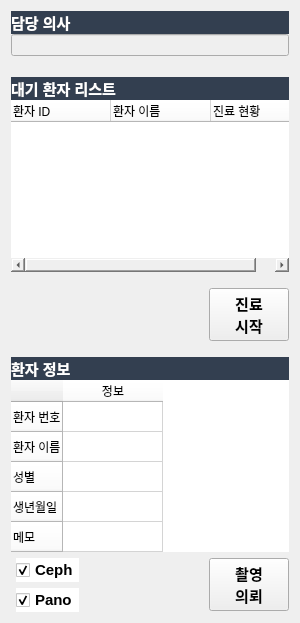
<?xml version="1.0" encoding="UTF-8"?>
<ui version="4.0">
 <class>PatientInfo</class>
 <widget class="QWidget" name="PatientInfo">
  <property name="geometry">
   <rect>
    <x>0</x>
    <y>0</y>
    <width>300</width>
    <height>623</height>
   </rect>
  </property>
  <property name="minimumSize">
   <size>
    <width>0</width>
    <height>0</height>
   </size>
  </property>
  <property name="maximumSize">
   <size>
    <width>16777215</width>
    <height>16777215</height>
   </size>
  </property>
  <property name="windowTitle">
   <string>Form</string>
  </property>
  <property name="styleSheet">
   <string notr="true">background-color: rgb(239, 239, 239);</string>
  </property>
  <layout class="QGridLayout" name="gridLayout">
   <item row="7" column="0">
    <layout class="QHBoxLayout" name="horizontalLayout">
     <item>
      <spacer name="horizontalSpacer_2">
       <property name="orientation">
        <enum>Qt::Horizontal</enum>
       </property>
       <property name="sizeType">
        <enum>QSizePolicy::Fixed</enum>
       </property>
       <property name="sizeHint" stdset="0">
        <size>
         <width>5</width>
         <height>20</height>
        </size>
       </property>
      </spacer>
     </item>
     <item>
      <layout class="QVBoxLayout" name="verticalLayout_4">
       <item>
        <widget class="QCheckBox" name="Ceph">
         <property name="font">
          <font>
           <pointsize>11</pointsize>
           <bold>true</bold>
          </font>
         </property>
         <property name="styleSheet">
          <string notr="true">background-color: rgb(255, 255, 255);</string>
         </property>
         <property name="text">
          <string>Ceph</string>
         </property>
         <property name="checked">
          <bool>true</bool>
         </property>
        </widget>
       </item>
       <item>
        <widget class="QCheckBox" name="Pano">
         <property name="font">
          <font>
           <pointsize>11</pointsize>
           <bold>true</bold>
          </font>
         </property>
         <property name="styleSheet">
          <string notr="true">background-color: rgb(255, 255, 255);</string>
         </property>
         <property name="text">
          <string>Pano</string>
         </property>
         <property name="checked">
          <bool>true</bool>
         </property>
        </widget>
       </item>
      </layout>
     </item>
     <item>
      <spacer name="horizontalSpacer_3">
       <property name="orientation">
        <enum>Qt::Horizontal</enum>
       </property>
       <property name="sizeHint" stdset="0">
        <size>
         <width>10</width>
         <height>20</height>
        </size>
       </property>
      </spacer>
     </item>
     <item>
      <widget class="QPushButton" name="Camerastart">
       <property name="font">
        <font>
         <pointsize>11</pointsize>
         <bold>true</bold>
        </font>
       </property>
       <property name="text">
        <string>촬영
의뢰</string>
       </property>
      </widget>
     </item>
    </layout>
   </item>
   <item row="5" column="0">
    <spacer name="verticalSpacer_3">
     <property name="orientation">
      <enum>Qt::Vertical</enum>
     </property>
     <property name="sizeType">
      <enum>QSizePolicy::Fixed</enum>
     </property>
     <property name="sizeHint" stdset="0">
      <size>
       <width>20</width>
       <height>10</height>
      </size>
     </property>
    </spacer>
   </item>
   <item row="2" column="0">
    <layout class="QVBoxLayout" name="verticalLayout_2">
     <property name="spacing">
      <number>0</number>
     </property>
     <item>
      <widget class="QLabel" name="label">
       <property name="font">
        <font>
         <pointsize>11</pointsize>
         <bold>true</bold>
        </font>
       </property>
       <property name="styleSheet">
        <string notr="true">background-color: rgb(51, 63, 80);


color: rgb(255, 255, 255);

</string>
       </property>
       <property name="text">
        <string>대기 환자 리스트</string>
       </property>
       <property name="margin">
        <number>4</number>
       </property>
      </widget>
     </item>
     <item>
      <widget class="QTreeWidget" name="WaitingList">
       <property name="font">
        <font>
         <pointsize>11</pointsize>
        </font>
       </property>
       <property name="styleSheet">
        <string notr="true">background-color: rgb(255, 255, 255);</string>
       </property>
       <property name="frameShape">
        <enum>QFrame::NoFrame</enum>
       </property>
       <property name="rootIsDecorated">
        <bool>false</bool>
       </property>
       <property name="headerHidden">
        <bool>false</bool>
       </property>
       <attribute name="headerVisible">
        <bool>true</bool>
       </attribute>
       <column>
        <property name="text">
         <string>환자 ID</string>
        </property>
       </column>
       <column>
        <property name="text">
         <string>환자 이름</string>
        </property>
       </column>
       <column>
        <property name="text">
         <string>진료 현황</string>
        </property>
       </column>
      </widget>
     </item>
    </layout>
   </item>
   <item row="6" column="0">
    <layout class="QVBoxLayout" name="verticalLayout_3">
     <property name="spacing">
      <number>0</number>
     </property>
     <item>
      <widget class="QLabel" name="label_2">
       <property name="font">
        <font>
         <pointsize>11</pointsize>
         <bold>true</bold>
        </font>
       </property>
       <property name="styleSheet">
        <string notr="true">background-color: rgb(51, 63, 80);


color: rgb(255, 255, 255);

</string>
       </property>
       <property name="text">
        <string>환자 정보</string>
       </property>
       <property name="margin">
        <number>4</number>
       </property>
      </widget>
     </item>
     <item>
      <widget class="QTableWidget" name="tableWidget">
       <property name="font">
        <font>
         <pointsize>11</pointsize>
        </font>
       </property>
       <property name="layoutDirection">
        <enum>Qt::LeftToRight</enum>
       </property>
       <property name="styleSheet">
        <string notr="true">background-color: rgb(255, 255, 255);
</string>
       </property>
       <property name="frameShape">
        <enum>QFrame::NoFrame</enum>
       </property>
       <property name="editTriggers">
        <set>QAbstractItemView::NoEditTriggers</set>
       </property>
       <property name="showGrid">
        <bool>true</bool>
       </property>
       <property name="gridStyle">
        <enum>Qt::SolidLine</enum>
       </property>
       <property name="cornerButtonEnabled">
        <bool>false</bool>
       </property>
       <attribute name="horizontalHeaderShowSortIndicator" stdset="0">
        <bool>false</bool>
       </attribute>
       <row>
        <property name="text">
         <string>환자 번호</string>
        </property>
       </row>
       <row>
        <property name="text">
         <string>환자 이름</string>
        </property>
       </row>
       <row>
        <property name="text">
         <string>성별</string>
        </property>
       </row>
       <row>
        <property name="text">
         <string>생년월일</string>
        </property>
       </row>
       <row>
        <property name="text">
         <string>메모</string>
        </property>
       </row>
       <column>
        <property name="text">
         <string>정보</string>
        </property>
       </column>
       <item row="0" column="0">
        <property name="text">
         <string/>
        </property>
        <property name="toolTip">
         <string extracomment="hjkhjk"/>
        </property>
        <property name="font">
         <font>
          <pointsize>11</pointsize>
         </font>
        </property>
       </item>
       <item row="1" column="0">
        <property name="text">
         <string/>
        </property>
        <property name="font">
         <font>
          <pointsize>11</pointsize>
         </font>
        </property>
       </item>
       <item row="2" column="0">
        <property name="text">
         <string/>
        </property>
        <property name="font">
         <font>
          <pointsize>11</pointsize>
         </font>
        </property>
       </item>
       <item row="3" column="0">
        <property name="text">
         <string/>
        </property>
        <property name="font">
         <font>
          <pointsize>11</pointsize>
         </font>
        </property>
       </item>
       <item row="4" column="0">
        <property name="text">
         <string/>
        </property>
        <property name="toolTip">
         <string/>
        </property>
        <property name="font">
         <font>
          <pointsize>11</pointsize>
         </font>
        </property>
        <property name="foreground">
         <brush brushstyle="NoBrush">
          <color alpha="255">
           <red>0</red>
           <green>0</green>
           <blue>0</blue>
          </color>
         </brush>
        </property>
       </item>
      </widget>
     </item>
    </layout>
   </item>
   <item row="1" column="0">
    <spacer name="verticalSpacer">
     <property name="orientation">
      <enum>Qt::Vertical</enum>
     </property>
     <property name="sizeType">
      <enum>QSizePolicy::Fixed</enum>
     </property>
     <property name="sizeHint" stdset="0">
      <size>
       <width>20</width>
       <height>15</height>
      </size>
     </property>
    </spacer>
   </item>
   <item row="4" column="0">
    <layout class="QHBoxLayout" name="horizontalLayout_2">
     <item>
      <spacer name="horizontalSpacer">
       <property name="orientation">
        <enum>Qt::Horizontal</enum>
       </property>
       <property name="sizeHint" stdset="0">
        <size>
         <width>40</width>
         <height>20</height>
        </size>
       </property>
      </spacer>
     </item>
     <item>
      <widget class="QPushButton" name="Treatmentstart">
       <property name="font">
        <font>
         <pointsize>11</pointsize>
         <bold>true</bold>
        </font>
       </property>
       <property name="text">
        <string>진료
시작</string>
       </property>
      </widget>
     </item>
    </layout>
   </item>
   <item row="0" column="0">
    <layout class="QVBoxLayout" name="verticalLayout_6">
     <property name="spacing">
      <number>0</number>
     </property>
     <item>
      <widget class="QLabel" name="label_3">
       <property name="font">
        <font>
         <pointsize>11</pointsize>
         <bold>true</bold>
        </font>
       </property>
       <property name="styleSheet">
        <string notr="true">background-color: rgb(51, 63, 80);


color: rgb(255, 255, 255);

</string>
       </property>
       <property name="text">
        <string>담당 의사</string>
       </property>
       <property name="margin">
        <number>4</number>
       </property>
       <property name="buddy">
        <cstring>lineEdit</cstring>
       </property>
      </widget>
     </item>
     <item>
      <widget class="QLineEdit" name="lineEdit"/>
     </item>
    </layout>
   </item>
   <item row="3" column="0">
    <spacer name="verticalSpacer_2">
     <property name="orientation">
      <enum>Qt::Vertical</enum>
     </property>
     <property name="sizeType">
      <enum>QSizePolicy::Fixed</enum>
     </property>
     <property name="sizeHint" stdset="0">
      <size>
       <width>20</width>
       <height>10</height>
      </size>
     </property>
    </spacer>
   </item>
  </layout>
 </widget>
 <resources/>
 <connections/>
</ui>
